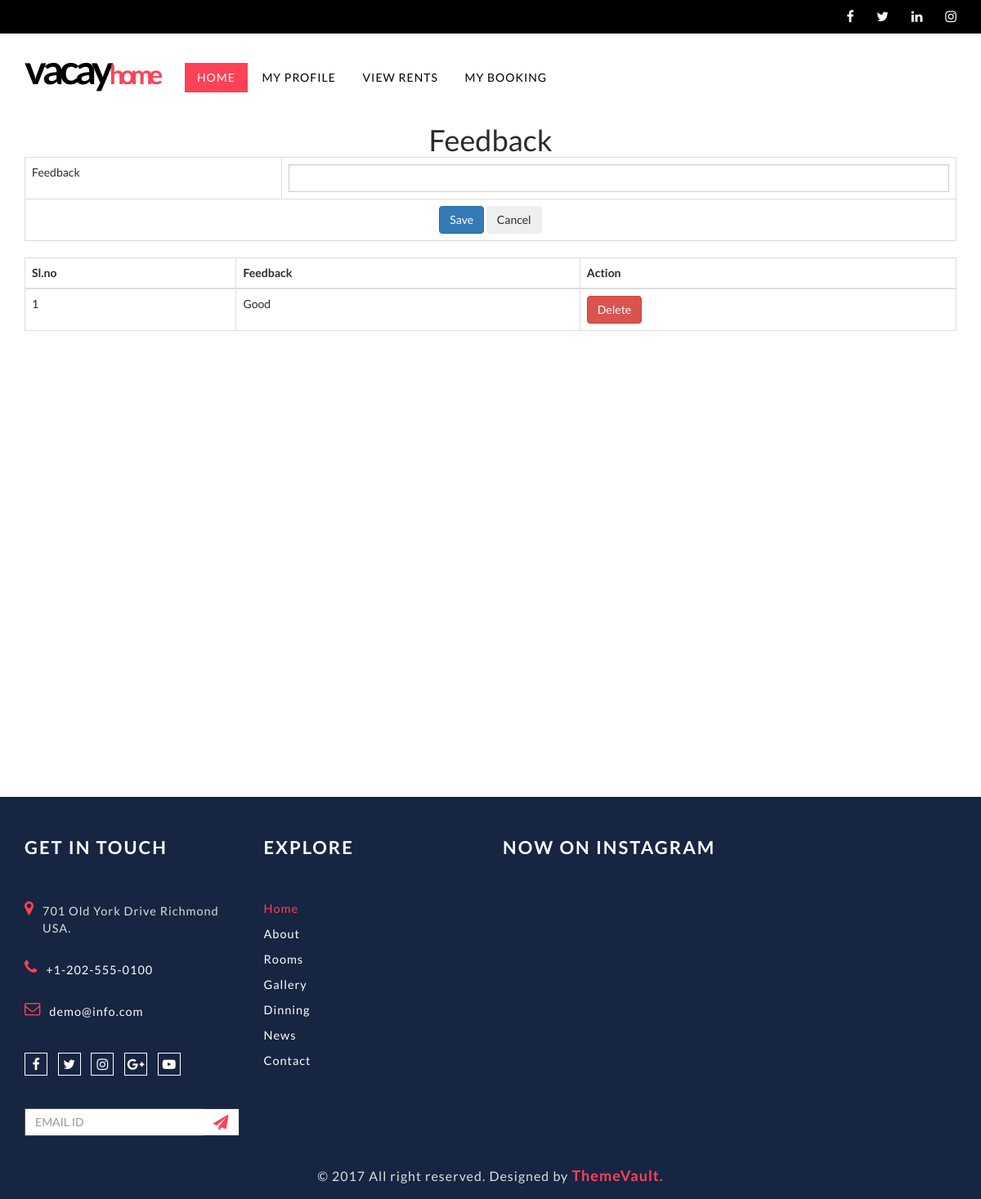
/user/feedback/ (signed in), run on an earlier commit of the app's database.
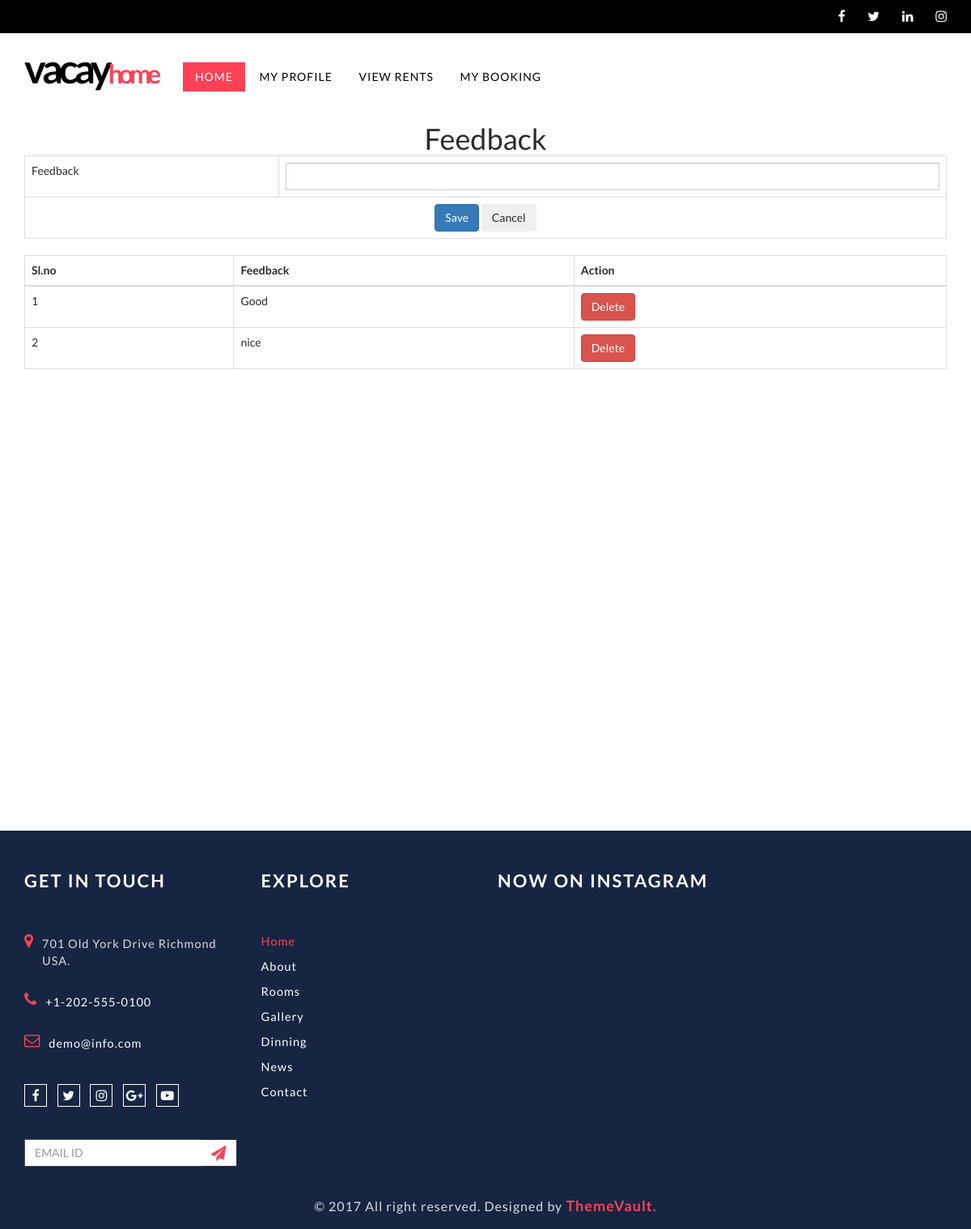
And on a later commit of the database.
### User/models.py (models this page shows)
class tbl_userfeedback(models.Model):
    feedback=models.CharField(max_length=50)
    feedbackdate=models.DateField(auto_now_add=True)
    user=models.ForeignKey(tbl_userregistration,on_delete=models.SET_NULL,null=True)

### User/views.py (the view)
# urls.py: path('feedback/',views.feedback,name="Feedback"),
def feedback(request):
    feeddata=tbl_userfeedback.objects.all()
    userdata=tbl_userregistration.objects.get(id=request.session["uid"])
    if request.method=="POST":
        tbl_userfeedback.objects.create(
            feedback = request.POST.get("txt_feedback"),
            user=userdata
        )
        return render(request,"User/UserFeedback.html",{'feeddata':feeddata})
    else:
        return render(request,"User/UserFeedback.html",{'feeddata':feeddata})

### User/Templates/User/UserFeedback.html (shortened to what this page needs)
{% extends 'User/header.html' %}
{% load static %}
{% block content %}
<!DOCTYPE html>
<html lang="en">
<head>
</head>
<body>
    <center><h1>Feedback</h1></center>
    <div class="container">
        <form action="" method="post">
            <table class="table table-bordered" align="center">
                <tr>
                    <td>Feedback</td>
                    <td><input type="text" class="form-control" name="txt_feedback" value="{{edis.feedback}}"></td>
                </tr>
                <tr>
                    <td colspan="2" align="center">
                        <button type="submit" class="btn btn-primary" name="btn_save">Save</button>
                        <button type="reset" class="btn btn-secondary" name="btn_cancel">Cancel</button>
                    </td>
                </tr>
            </table>
        </form>
        <table class="table table-bordered">
            <thead class="thead-dark">
                <tr>
                    <th>Sl.no</th>
                    <th>Feedback</th>
                    <th>Action</th>
                </tr>
            </thead>
            <tbody>
                {% for i in feeddata %}
                <tr>
                    <td>{{ forloop.counter }}</td>
                    <td>{{ i.feedback }}</td>
                    <td>
                        <a href="{% url 'User:del_feedback' i.id %}" class="btn btn-danger">Delete</a>
                    </td>
                </tr>
                {% endfor %}
            </tbody>
        </table>
    </div>
</html>
{% endblock content %}

### User/Templates/User/header.html (shortened to what this page needs)
{% load static %}
<!DOCTYPE html>
<html lang="en">
    <head>
        <link href="{% static 'Main/css/bootstrap.min.css' %}" rel="stylesheet">
        <link href="{% static 'Main/font-awesome/css/font-awesome.min.css'%}" rel="stylesheet" type="text/css" />
        <link href="{% static 'Main/css/style.css' %}" rel="stylesheet">
        <link href="{% static 'Main/fonts/antonio-exotic/stylesheet.css' %}" rel="stylesheet">
        <link rel="stylesheet" href="{% static 'Main/css/lightbox.min.css'%}">
        <link href="{% static 'Main/css/responsive.css' %}" rel="stylesheet">
    </head>
    <body>
        <div id="page">
            <div class="top-header">
                <div class="container">
                    <div class="row">
                        <div class="col-md-6">
                        </div>
                        <div class="col-md-6">
                            <div class="social-grid">
                                <ul class="list-unstyled text-right">
                                    <li><a><i class="fa fa-facebook"></i></a></li>
                                    <li><a><i class="fa fa-twitter"></i></a></li>
                                    <li><a><i class="fa fa-linkedin"></i></a></li>
                                    <li><a><i class="fa fa-instagram"></i></a></li>
                                </ul>
                            </div>
                        </div>
                    </div>
                </div>
            </div>
            <header class="header-container">
                <div class="container">
                    <div class="top-row">
                        <div class="row">
                            <div class="col-md-2 col-sm-6 col-xs-6">
                                <div id="logo">
                                    <a href="index.html"><span>vacay</span>home</a>
                                </div>
                            </div>
                            <div class="col-md-8 col-sm-12 col-xs-12 remove-padd">
                                <nav class="navbar navbar-default">
                                    <div class="collapse navigation navbar-collapse navbar-ex1-collapse remove-space">
                                        <ul class="list-unstyled nav1 cl-effect-10">
                                            <li><a  data-hover="Home" class="active"><span>Home</span></a></li>
                                            <li><a data-hover="My Profile"  href="{% url 'User:MyProfile' %}"><span>My Profile</span></a></li>
                                            <li><a data-hover="View Rents" href="{% url 'User:ViewRents' %}"><span>View Rents</span></a></li>
                                            <li><a data-hover="My Booking" href="{% url 'User:MyBooking' %}"><span>My Booking</span></a></li>
                                        </ul>
                                    </div>
                                </nav>
                            </div>
                        </div>
                    </div>
                </div>
            </header>
            {% block content %}
            {% endblock content %}
            <br><br><br><br><br><br><br><br><br><br><br><br><br><br><br><br><br><br><br><br><br><br><br><br><br><br><br><br><br><br>
             <footer>
                <div class="container">
                    <div class="row">
                        <div class="col-md-3 col-sm-6 col-xs-12 width-set-50">
                            <div class="footer-details">
                                <h4>Get in touch</h4>
                                <ul class="list-unstyled footer-contact-list">
                                    <li>
                                        <i class="fa fa-map-marker fa-lg"></i>
                                        <p>701 Old York Drive Richmond USA.</p>
                                    </li>
                                    <li>
                                        <i class="fa fa-phone fa-lg"></i>
                                        <p><a href="tel:+1-202-555-0100"> +1-202-555-0100</a></p>
                                    </li>
                                    <li>
                                        <i class="fa fa-envelope-o fa-lg"></i>
                                        <p><a href="mailto:demo@info.com"> demo@info.com</a></p>
                                    </li>
                                </ul>
                                <div class="footer-social-icon">
                                    <a href="#"><i class="fa fa-facebook"></i></a>
                                    <a href="#"><i class="fa fa-twitter"></i></a>
                                    <a href="#"><i class="fa fa-instagram"></i></a>
                                    <a href="#"><i class="fa fa-google-plus"></i></a>
                                    <a href="#"><i class="fa fa-youtube-play"></i></a>
                                </div>
                                <div class="input-group" id="subscribe">
                                    <input type="text" class="form-control subscribe-box" value="" name="subscribe" placeholder="EMAIL ID">
                                    <span class="input-group-btn">
                                        <button type="button" class="btn subscribe-button"><i class="fa fa-paper-plane fa-lg"></i></button>
                                    </span>
                                </div>
                            </div>
                        </div>
                        <div class="col-md-3 col-sm-6 col-xs-12 width-50 width-set-50">
                            <div class="footer-details">
                                <h4>explore</h4>
                                <ul class="list-unstyled footer-links">
                                    <li class="active"><a>Home</a></li>
                                    <li><a href="about.html">About</a></li>
                                    <li><a href="rooms.html">Rooms</a></li>
                                    <li><a href="gallery.html">Gallery</a></li>
                                    <li><a href="#">Dinning</a></li>
                                    <li> <a href="news.html">News</a></li>
                                    <li> <a href="contact.html">Contact</a></li>
                                </ul>
                            </div>
                        </div>
                        <div class="col-md-6 col-sm-12 col-xs-12">
                            <div class="footer-details">
                                <h4>Now On Instagram</h4>
                            </div>
                        </div>
                    </div>
                    <div class="copyright">
                        &copy; 2017 All right reserved. Designed by <a href="http://www.themevault.net/" target="_blank">ThemeVault.</a>
                    </div>
                </div>
            </footer>
        </div>
    </body>
</html>

### Guest/static/Main/css/style.css (style rules this page uses)
html, body { height: 100%; margin: 0; padding: 0; }
body { background-color: #fff; color: #2b2b2b; font-family: 'Lato', sans-serif; font-size: 14px; line-height: 16px; min-width: 320px; width: 100%; }
* { margin: 0; padding: 0; }
h1,h2,h3,h4,h5,h6,p { margin: 0 }
html, html a { -webkit-font-smoothing: antialiased; text-shadow: 1px 1px 1px rgba(0,0,0,0.004); }
a, button { text-decoration: none; cursor: pointer; }
a { color: #2b2b2b; }
a, a:hover, a:focus, button:hover, button:focus { outline: 0 none !important; text-decoration: none; }
ul { margin: 0; padding: 0; }
#page { overflow: hidden; }
.remove-padd { padding-left: 0; padding-right: 0; }
.top-header { background: #000 none repeat scroll 0 0; padding: 12px 0; }
.social-grid li a { color: #fff; display: inline-block; font-size: 16px; text-align: center; }
.social-grid li + li { margin-left: 25px; }
.navbar-default { background-color: rgba(0,0,0,0); border-color: rgba(0,0,0,0); }
.navbar { min-height: 35px; margin-bottom: 0; }
.navigation .nav1 li { display: inline; position: relative; }
.social-grid ul li { display: inline; }
.top-row { padding: 35px 0; }
#logo > a { color: #ff4157; font-size: 32px; font-weight: 700; letter-spacing: -5px; }
#logo > a span { color: #000; font-size: 50px; }
.cl-effect-10 a::before, .cl-effect-10 a.active::before { background: #ff4157; color: #fff; content: attr(data-hover); height: 100%; left: 0; padding: 10px 15px; position: absolute; top: 0; transition: transform 0.3s ease 0s; width: 100%; z-index: -1; }
.cl-effect-10 a.active::before { z-index: 1; }
.cl-effect-10 a.active { color: #ff; }
.cl-effect-10 { position: relative; z-index: 1; }
.cl-effect-10 a { overflow: hidden; color: #000; display: inline-block; font-size: 14px; font-weight: 400; letter-spacing: 1px; outline: none; position: relative; text-decoration: none; text-transform: uppercase; }
.cl-effect-10 a span { background: #fff none repeat scroll 0 0; display: block; padding: 10px 15px; transition: transform 0.3s ease 0s; }
footer { background: #162541 none repeat scroll 0 0; color: #ddd !important; margin-top: 70px; padding: 50px 0 20px; }
.footer-details > h4 { font-size: 22px; font-weight: 600; letter-spacing: 2px; margin-bottom: 55px; text-transform: uppercase; color: #fff; }
footer a { color: #fff; }
.footer-contact-list i { color: #ff4157; float: left; margin-right: 10px; }
.footer-contact-list p { overflow: hidden; line-height: 21px; }
.footer-contact-list li { font-size: 14.5px; letter-spacing: 1px; }
.footer-contact-list li + li { margin-top: 30px; }
.footer-links li + li { margin-top: 15px; }
.footer-links li { font-size: 14.5px; letter-spacing: 1px; text-transform: capitalize; }
.footer-links li.active a { color: #ff4157; }
.footer-social-icon { margin-top: 40px; }
.footer-social-icon > a { border: 1px solid; display: inline-block; font-size: 16px; height: 28px; text-align: center; width: 28px; }
.footer-social-icon > a i { line-height: 26px; }
.footer-social-icon > a + a { margin-left: 10px; }
#subscribe { margin-top: 40px; }
#subscribe input { border: 1px solid; border-radius: 0; border-right: 0; box-shadow: none; }
.btn.subscribe-button { -moz-border-bottom-colors: none; -moz-border-left-colors: none; -moz-border-right-colors: none; -moz-border-top-colors: none; background: rgba(0, 0, 0, 0) none repeat scroll 0 0; border-color: #333; border-image: none; border-radius: 0; border-style: solid solid solid none; border-width: 1px 1px 1px 0; color: #ff4157; background: #fff; }
.copyright { font-size: 16px; letter-spacing: 1px; margin-top: 40px; text-align: center; }
.copyright > a { color: #ff4157; font-weight: 600; font-size: 18px; }
.form-control { border-radius: 0; }

What changed in the data, as far as the page shows it:
added tbl_userfeedback: feedback "nice"
